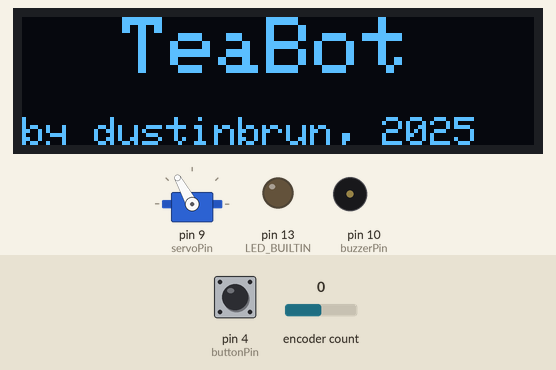
This sketch was run on a simulated Arduino Uno, built with avr-gcc and run on an emulated ATmega328P. Parts: 128×32 one-colour display, servo, output pins drawn as LEDs (lit = HIGH), buzzer (waves = sounding). Inputs (shaded band) come from the test bench; at power-on: encoder count 0, pin 4 (buttonPin) HIGH. EEPROM starts erased.

Above: at 2.1 s.
At 4.2 s:
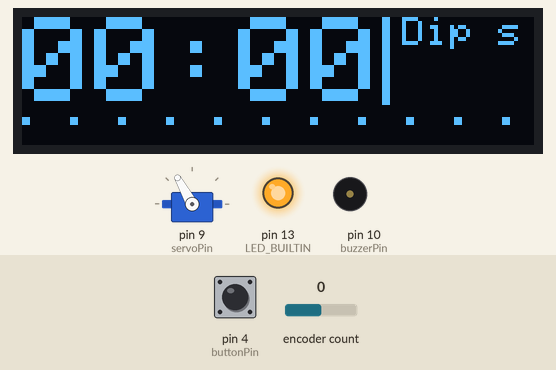
4.3 s: encoder count set to 1
At 5.0 s:
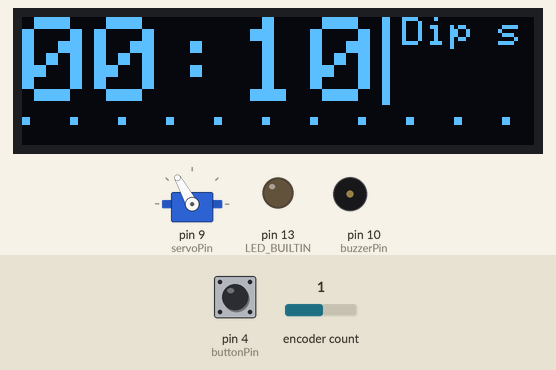
5.8 s: pin 4 (buttonPin) pulled LOW for 0.15 s
At 8.8 s:
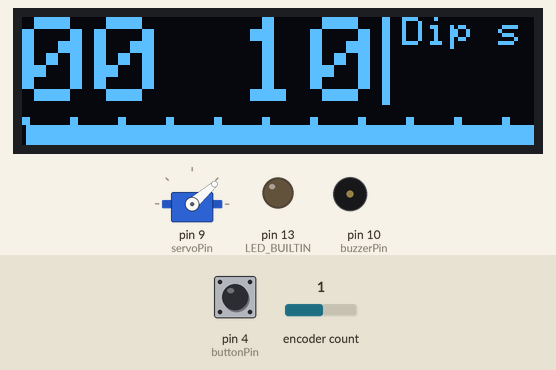
9.4 s: pin 4 (buttonPin) pulled LOW for 0.15 s
10.1 s: encoder count set to 2
13.1 s: encoder count set to 3
At 16.0 s:
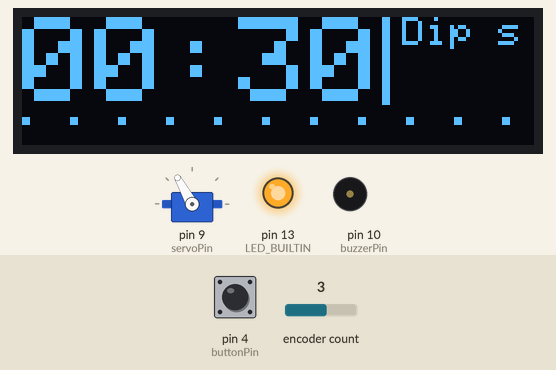
16.1 s: pin 4 (buttonPin) pulled LOW for 0.15 s
At 16.85 s:
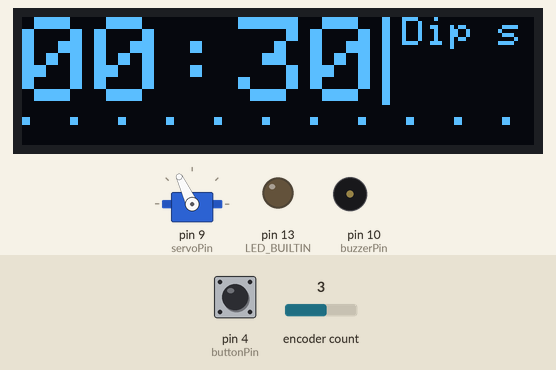
Timing chart, 0 to 17.8 s (numbered marks = the images above; inputs shaded):
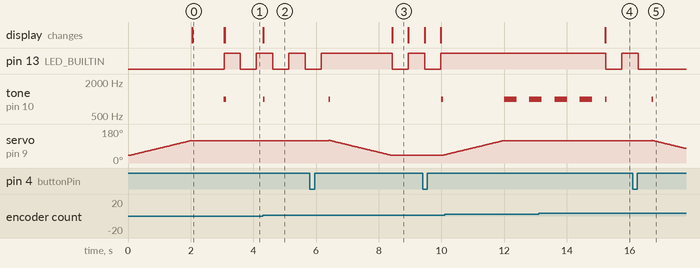

The sketch:

TeaBot_software.ino
```cpp
// (licence header left out)
#include <Wire.h>
#include <Servo.h>
#include <Adafruit_GFX.h>       // https://github.com/adafruit/Adafruit-GFX-Library
#include <Adafruit_SSD1306.h>   // https://github.com/adafruit/Adafruit_SSD1306
#include "OneButton.h"          // https://github.com/mathertel/OneButton/
#include <Encoder.h>            // https://github.com/PaulStoffregen/Encoder
#include <EEPROM.h>


// ---------------- Config parameters ----------------------
// Servo position value definition
int POS_UP = 120;       // Up-position
int POS_MIDDLE = 85;    // Middle-position
int POS_DOWN = 40;      // Down-position

int counter = 240;      // Timer init value (seconds)

// ---------------- Pins -----------------------------------
int buttonPin = 4;      // select the input pin for the potentiometer
int encoder_DT_pin = 3;
int encoder_CLK_pin = 2;
int servoPin = 9;
int buzzerPin = 10;

// ---------------------------------------------------------

#define SCREEN_WIDTH 128
#define SCREEN_HEIGHT 32
Adafruit_SSD1306 display(SCREEN_WIDTH, SCREEN_HEIGHT, &Wire, -1);

int target = 0;
bool time_blink = false;
int dip_enabled = 0;
bool running_a = false;
unsigned long int currentTime, last_time_display_update, last_time_second_counter, last_time_dip;
int dip_interval = 10000; // ms
int display_update_interval = 500; // ms
long oldPosition  = -999;
int tone_frequency = 1000;
bool start_running = false;
bool stop_running = false;

OneButton button(buttonPin, true);
Encoder encoder(encoder_DT_pin, encoder_CLK_pin);
Servo myservo;

// Start timer
void singleClick()
{
  if (running_a == true)
    stop_running = true;
  else
    start_running = true;

  tone(buzzerPin, tone_frequency, 50);
}

void set_dip_interval()
{
  if (dip_enabled == 1)
    dip_interval = 10000;
  else if (dip_enabled == 2)
    dip_interval = 30000;
}
// enable dipping
void doubleClick()
{
  if (dip_enabled == 0)
    dip_enabled = 1;
  else if (dip_enabled == 1)
    dip_enabled = 2;
  else
    dip_enabled = 0;

  set_dip_interval();
  tone(buzzerPin, tone_frequency, 50);
}

void longPressStart()
{

}

void setup()
{
  Serial.begin(9600);
  if (!display.begin(SSD1306_SWITCHCAPVCC, 0x3C)) { // Address 0x3D for 128x64
    Serial.println(F("SSD1306 allocation failed"));
    for (;;); // Don't proceed, loop forever
  }

  pinMode(LED_BUILTIN, OUTPUT);
  button.attachClick(singleClick);
  button.attachDoubleClick(doubleClick);
  button.attachLongPressStart(longPressStart);

  myservo.attach(servoPin);
  up();

  pinMode(buzzerPin, OUTPUT);

  // ----------- Spalsh Screen  ---------------
  display.clearDisplay();
  display.setTextSize(2);
  display.setTextColor(SSD1306_WHITE);
  display.setCursor(25, 0);
  display.println("TeaBot");
  display.setTextSize(1);
  display.setCursor(0, 25);
  display.println("by dustinbrun, 2025");
  display.display();
  delay(1000);
  display.clearDisplay();
  tone(buzzerPin, tone_frequency, 100);

  // Set init values based on eeprom content
  EEPROM.get(1, target);
  EEPROM.get(100, dip_enabled);
  set_dip_interval();
  counter = target;
  encoder.write(counter / 10 * 4);
}

void dip()
{
  for (int i = POS_DOWN; i < POS_MIDDLE; i++)
  {
    myservo.write(i);
    delay(35);
  }
  for (int i = POS_MIDDLE; i > POS_DOWN; i--)
  {
    myservo.write(i);
    delay(35);
  }
}

void up()
{
  for (int i = POS_DOWN; i < POS_UP; i++)
  {
    myservo.write(i);
    delay (25);
  }
}

void down()
{
  for (int i = POS_UP; i > POS_DOWN; i--)
  {
    myservo.write(i);
    delay (25);
  }
}


void update_display()
{
  display.clearDisplay();

  // Timer
  int minutes = counter / 60;
  int seconds = counter % 60;
  display.setTextSize(3);             // Draw 2X-scale text
  display.setTextColor(SSD1306_WHITE);
  display.setCursor(0, 0);
  if (minutes < 10)
    display.print("0");
  display.print(minutes);
  if (time_blink == true and running_a)
  {
    time_blink = false;
    display.print(" ");
  }
  else
  {
    time_blink = true;
    display.print(":");
  }
  if (seconds < 10)
    display.print("0");
  display.print(seconds);

  // Process Bar
  int percent = map(counter, 0, target, 0, SCREEN_WIDTH);
  for (int i = 0; i <= 10; i++)
    display.fillRect(SCREEN_WIDTH / 10 * i, 25, 2, 2, SSD1306_WHITE);
  // x Top left corner x coordinate, y Top left corner y coordinate, w Width in pixels, h Height in pixels
  if (running_a)
    display.fillRect(1, 27, percent, 5, SSD1306_WHITE);

  // Settings
  display.fillRect(90, 0, 2, 22, SSD1306_WHITE);
  display.setTextSize(1);
  display.setCursor(95, 0);
  display.print("Dip s");
  display.setTextSize(2);
  display.setCursor(95,10);
  if (dip_enabled == 0)
    display.print("no");
  else if(dip_enabled == 1)
    display.print("10");
  else if(dip_enabled == 2)
    display.print("30");


  display.display();
}


void loop()
{
  // Display update timer
  if (millis() - last_time_display_update > display_update_interval)
  {
    update_display();
    digitalWrite(LED_BUILTIN, !digitalRead(LED_BUILTIN));
    last_time_display_update = millis();
  }

  // Seconds counter
  if (millis() - last_time_second_counter > 1000 && running_a)
  {
    int decrement = (millis() - last_time_second_counter) / 1000;
    if (counter - decrement > 0)
      counter = counter - decrement;
    else
    {
      // Counter expired
      stop_running = true;
      counter = target;
    }
    last_time_second_counter = millis();
  }

  // Dip interval counter
  if (millis() - last_time_dip > dip_interval && running_a && dip_enabled)
  {
    dip();
    last_time_dip = millis();
  }

  if (start_running == true)
  {
    running_a = true;
    start_running = false;
    EEPROM.put(1, target);
    EEPROM.put(100, dip_enabled);
    last_time_second_counter = millis();
    last_time_dip = millis();
    down();
  }
  else if (stop_running == true)
  {
    running_a = false;
    stop_running = false;
    up();

    for (int i = 0; i < 4; i++)
    {
      tone(buzzerPin, tone_frequency, 400);
      delay(800);
    }
  }

  // read rotary encoder
  if (!running_a)
  {
    long newPosition = encoder.read() / 4;

    if (newPosition < 0)
    {
      encoder.write(0);
      newPosition = 0;
    }

    if (newPosition != oldPosition)
    {
      counter = newPosition * 10; // one tick = 4xtick
      target = counter;
      update_display();
      oldPosition = newPosition;
      tone(buzzerPin, tone_frequency, 50);
    }
  }

  button.tick();

}
```

Measured:
- after the input at 4.3 s, tone on pin 10 (buzzerPin): silent → 1000 Hz at once, → silent 0.05 s later; the display: changes at once (image 2)
- after the input at 5.8 s, tone on pin 10 (buzzerPin): silent → 1000 Hz after 0.60 s, → silent 0.05 s later; the display: changes after 2.6 s (image 3)
- after the input at 9.4 s, tone on pin 10 (buzzerPin): silent → 1000 Hz after 0.60 s, → silent 0.05 s later; servo on pin 9 (servoPin): 41° → 44° after 0.60 s
- after the input at 13.1 s, the display: changes after 2.1 s (image 4)
- after the input at 16.1 s, pin 13 (LED_BUILTIN): goes on until 16.3 s, then stays LOW; tone on pin 10 (buzzerPin): silent → 1000 Hz after 0.60 s, → silent 0.05 s later
- what the display in image 0 shows lasts 1.0 s, from 2.1 s to 3.1 s
- what the display in image 3 shows lasts 0.5 s, from 8.4 s to 8.9 s
